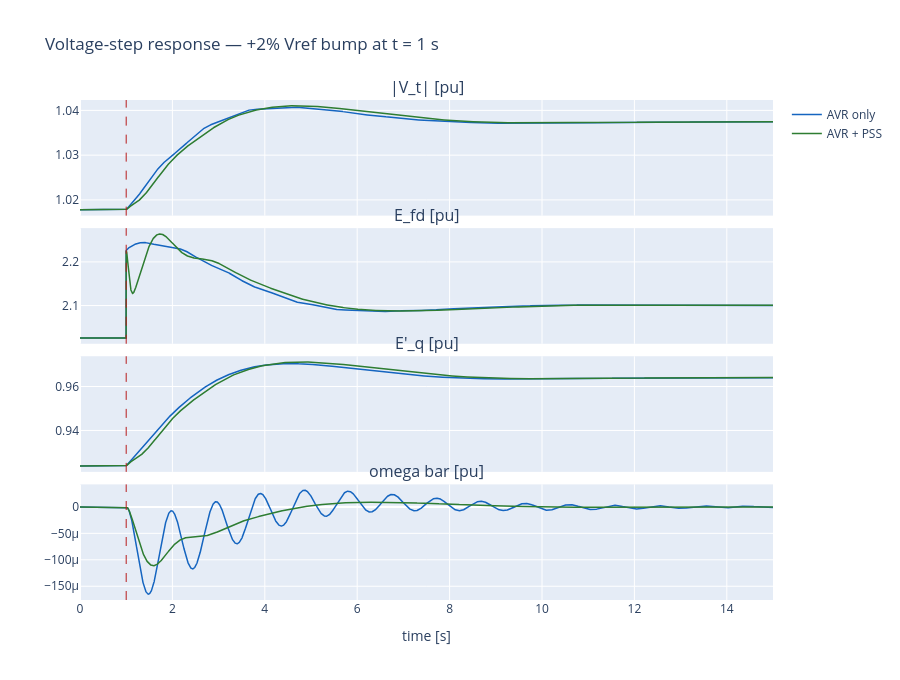

The code cell stored with this chart in its notebook:
### Markdown cell above
## 7. Headline plot 1 — voltage-step response with and without PSS

Before the large-signal fault test, check what the PSS does to the
small-signal voltage step.  Bump `Vref` by +2 % at t = 1 s and watch
two runs in parallel:

- **AVR alone** (Phase 2.1's response, TGR-tuned).
- **AVR + PSS** (this phase).

The expected result: the PSS makes the step response *quieter*, not
slower.  The PSS senses any rotor wobble that the step kicks up
and adds damping torque, so any residual oscillation on `|V_t|`,
`E_fd`, `E'_q` decays faster.  But the *settling* (the slow drift
toward the new equilibrium) is dominated by `T'_d0 = 8 s` and is
unaffected — the PSS only acts on $\Delta\omega$, not on $V_c$
directly.

### Code cell
# AVR-only voltage step (Phase 2.1 baseline).
g1 = GENROU(D=3.0); a1 = ST1A()
g1.initialise(V1, S); a1.initialise(V1, S, Efd_init=g1.params['Efd'])
Vref0 = a1.params['Vref']
g_avr_step = GENROU(D=3.0); a_avr_step = ST1A()
bumped_a = [False]
def step_avr(t, h, _):
    if t >= 1.0 and not bumped_a[0]:
        a_avr_step.params['Vref'] = a_avr_step.params['Vref'] + 0.02
        bumped_a[0] = True
r_step_avr = run_smib_genrou_avr(g_avr_step, a_avr_step, n,
                                 t_end=15.0, h=2e-3, scenarios=[step_avr],
                                 init_V=V1, init_S=S)

# AVR + PSS voltage step.
g_pss_step = GENROU(D=3.0); a_pss_step = ST1A(); p_pss_step = PSS1A()
bumped_p = [False]
def step_pss(t, h, _):
    if t >= 1.0 and not bumped_p[0]:
        a_pss_step.params['Vref'] = a_pss_step.params['Vref'] + 0.02
        bumped_p[0] = True
r_step_pss = run_smib_genrou_avr_pss(g_pss_step, a_pss_step, p_pss_step, n,
                                      t_end=15.0, h=2e-3, scenarios=[step_pss],
                                      init_V=V1, init_S=S)

panels = [
    ('|V_t| [pu]',   lambda r: r.traces['|V|']),
    ('E_fd [pu]',    lambda r: r.traces['Efd']),
    ("E'_q [pu]",    lambda r: r.traces['Eqp']),
    ('omega bar [pu]', lambda r: r.traces['omega']),
]
fig = make_subplots(rows=len(panels), cols=1, shared_xaxes=True,
                    vertical_spacing=0.025,
                    subplot_titles=[p[0] for p in panels])
for i, (lbl, fn) in enumerate(panels, start=1):
    fig.add_trace(go.Scatter(x=r_step_avr.t, y=fn(r_step_avr), name='AVR only',
                             line=dict(color='#1565C0', width=1.5),
                             showlegend=(i==1)), row=i, col=1)
    fig.add_trace(go.Scatter(x=r_step_pss.t, y=fn(r_step_pss), name='AVR + PSS',
                             line=dict(color='#2E7D32', width=1.5),
                             showlegend=(i==1)), row=i, col=1)
    fig.add_vline(x=1.0, line=dict(color='#B71C1C', dash='dash', width=1),
                  row=i, col=1)
fig.update_xaxes(title_text='time [s]', row=len(panels), col=1)
fig.update_layout(height=170*len(panels), width=900,
                  title='Voltage-step response — +2% Vref bump at t = 1 s')
fig.show()

# Headlines — compare the step's residual oscillation.
def ringing_pp(r, t0=3.0, t1=12.0, signal='omega'):
    arr = r.traces[signal]
    win = arr[int(r.t.searchsorted(t0)):int(r.t.searchsorted(t1))]
    return float(win.max() - win.min())

print('Residual rotor-slip oscillation (3-12s window):')
print(f"  AVR only :   {ringing_pp(r_step_avr)*1e6:>7.2f} ppm peak-to-peak")
print(f"  AVR + PSS:   {ringing_pp(r_step_pss)*1e6:>7.2f} ppm peak-to-peak")
print()
print('|V_t| settling:')
print(f"  Pre-step      : {r_step_avr.traces['|V|'][int(r_step_avr.t.searchsorted(0.99))]:.4f}")
print(f"  Final (t=15s) AVR only: {r_step_avr.traces['|V|'][-1]:.4f}")
print(f"  Final (t=15s) AVR+PSS : {r_step_pss.traces['|V|'][-1]:.4f}")
print(f"  (small-signal steady state should match — PSS is zero in steady state)")
print()
print('Peak Efd during step:')
print(f"  AVR only :   {r_step_avr.traces['Efd'][int(r_step_avr.t.searchsorted(1.0)):].max():.4f} pu")
print(f"  AVR + PSS:   {r_step_pss.traces['Efd'][int(r_step_pss.t.searchsorted(1.0)):].max():.4f} pu")
print(f"  Peak |Vpss| during step: {np.abs(r_step_pss.traces['Vpss']).max():.4f} pu  (limit ±0.10)")

### Figure 1 — Plotly figure (JSON) as saved in the notebook; plotly's stock layout.template omitted (floating-point values rounded to 4 significant figures; data arrays with more than 128 entries replaced by an {"elided": "..."} marker saying what was removed)
{"data": [{"line": {"color": "#1565C0", "width": 1.5}, "name": "AVR only", "showlegend": true, "type": "scatter", "x": {"elided": "7501 float values"}, "xaxis": "x", "y": {"elided": "7501 float values"}, "yaxis": "y"}, {"line": {"color": "#2E7D32", "width": 1.5}, "name": "AVR + PSS", "showlegend": true, "type": "scatter", "x": {"elided": "7501 float values"}, "xaxis": "x", "y": {"elided": "7501 float values"}, "yaxis": "y"}, {"line": {"color": "#1565C0", "width": 1.5}, "name": "AVR only", "showlegend": false, "type": "scatter", "x": {"elided": "7501 float values"}, "xaxis": "x2", "y": {"elided": "7501 float values"}, "yaxis": "y2"}, {"line": {"color": "#2E7D32", "width": 1.5}, "name": "AVR + PSS", "showlegend": false, "type": "scatter", "x": {"elided": "7501 float values"}, "xaxis": "x2", "y": {"elided": "7501 float values"}, "yaxis": "y2"}, {"line": {"color": "#1565C0", "width": 1.5}, "name": "AVR only", "showlegend": false, "type": "scatter", "x": {"elided": "7501 float values"}, "xaxis": "x3", "y": {"elided": "7501 float values"}, "yaxis": "y3"}, {"line": {"color": "#2E7D32", "width": 1.5}, "name": "AVR + PSS", "showlegend": false, "type": "scatter", "x": {"elided": "7501 float values"}, "xaxis": "x3", "y": {"elided": "7501 float values"}, "yaxis": "y3"}, {"line": {"color": "#1565C0", "width": 1.5}, "name": "AVR only", "showlegend": false, "type": "scatter", "x": {"elided": "7501 float values"}, "xaxis": "x4", "y": {"elided": "7501 float values"}, "yaxis": "y4"}, {"line": {"color": "#2E7D32", "width": 1.5}, "name": "AVR + PSS", "showlegend": false, "type": "scatter", "x": {"elided": "7501 float values"}, "xaxis": "x4", "y": {"elided": "7501 float values"}, "yaxis": "y4"}], "layout": {"annotations": [{"font": {"size": 16}, "showarrow": false, "text": "|V_t| [pu]", "x": 0.5, "xanchor": "center", "xref": "paper", "y": 1.0, "yanchor": "bottom", "yref": "paper"}, {"font": {"size": 16}, "showarrow": false, "text": "E_fd [pu]", "x": 0.5, "xanchor": "center", "xref": "paper", "y": 0.7438, "yanchor": "bottom", "yref": "paper"}, {"font": {"size": 16}, "showarrow": false, "text": "E'_q [pu]", "x": 0.5, "xanchor": "center", "xref": "paper", "y": 0.4875, "yanchor": "bottom", "yref": "paper"}, {"font": {"size": 16}, "showarrow": false, "text": "omega bar [pu]", "x": 0.5, "xanchor": "center", "xref": "paper", "y": 0.2313, "yanchor": "bottom", "yref": "paper"}], "height": 680, "shapes": [{"line": {"color": "#B71C1C", "dash": "dash", "width": 1}, "type": "line", "x0": 1.0, "x1": 1.0, "xref": "x", "y0": 0, "y1": 1, "yref": "y domain"}, {"line": {"color": "#B71C1C", "dash": "dash", "width": 1}, "type": "line", "x0": 1.0, "x1": 1.0, "xref": "x2", "y0": 0, "y1": 1, "yref": "y2 domain"}, {"line": {"color": "#B71C1C", "dash": "dash", "width": 1}, "type": "line", "x0": 1.0, "x1": 1.0, "xref": "x3", "y0": 0, "y1": 1, "yref": "y3 domain"}, {"line": {"color": "#B71C1C", "dash": "dash", "width": 1}, "type": "line", "x0": 1.0, "x1": 1.0, "xref": "x4", "y0": 0, "y1": 1, "yref": "y4 domain"}], "title": {"text": "Voltage-step response — +2% Vref bump at t = 1 s"}, "width": 900, "xaxis": {"anchor": "y", "domain": [0.0, 1.0], "matches": "x4", "showticklabels": false}, "xaxis2": {"anchor": "y2", "domain": [0.0, 1.0], "matches": "x4", "showticklabels": false}, "xaxis3": {"anchor": "y3", "domain": [0.0, 1.0], "matches": "x4", "showticklabels": false}, "xaxis4": {"anchor": "y4", "domain": [0.0, 1.0], "title": {"text": "time [s]"}}, "yaxis": {"anchor": "x", "domain": [0.7688, 1.0]}, "yaxis2": {"anchor": "x2", "domain": [0.5125, 0.7438]}, "yaxis3": {"anchor": "x3", "domain": [0.2563, 0.4875]}, "yaxis4": {"anchor": "x4", "domain": [0.0, 0.2313]}}}
